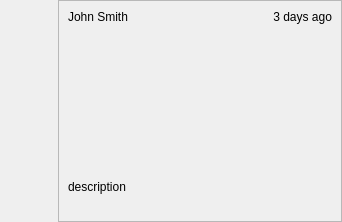
<?xml version="1.0" encoding="UTF-8"?>
<ui version="4.0">
 <class>NewItemWidget</class>
 <widget class="QWidget" name="NewItemWidget">
  <property name="geometry">
   <rect>
    <x>0</x>
    <y>0</y>
    <width>342</width>
    <height>222</height>
   </rect>
  </property>
  <property name="windowTitle">
   <string>Form</string>
  </property>
  <layout class="QHBoxLayout" name="horizontalLayout_2">
   <property name="spacing">
    <number>8</number>
   </property>
   <property name="margin">
    <number>0</number>
   </property>
   <item>
    <layout class="QVBoxLayout" name="verticalLayout_2">
     <item>
      <widget class="UserThumbnail" name="user_thumb">
       <property name="minimumSize">
        <size>
         <width>50</width>
         <height>50</height>
        </size>
       </property>
       <property name="maximumSize">
        <size>
         <width>50</width>
         <height>50</height>
        </size>
       </property>
       <property name="text">
        <string/>
       </property>
       <property name="pixmap">
        <pixmap resource="resources.qrc">:/tk_multi_infopanel_activity_stream/default_user.png</pixmap>
       </property>
       <property name="scaledContents">
        <bool>true</bool>
       </property>
       <property name="alignment">
        <set>Qt::AlignHCenter|Qt::AlignTop</set>
       </property>
      </widget>
     </item>
     <item>
      <spacer name="verticalSpacer">
       <property name="orientation">
        <enum>Qt::Vertical</enum>
       </property>
       <property name="sizeHint" stdset="0">
        <size>
         <width>0</width>
         <height>0</height>
        </size>
       </property>
      </spacer>
     </item>
    </layout>
   </item>
   <item>
    <widget class="QFrame" name="frame">
     <property name="frameShape">
      <enum>QFrame::StyledPanel</enum>
     </property>
     <property name="frameShadow">
      <enum>QFrame::Raised</enum>
     </property>
     <layout class="QVBoxLayout" name="verticalLayout">
      <item>
       <layout class="QHBoxLayout" name="horizontalLayout">
        <item>
         <widget class="QLabel" name="header_left">
          <property name="sizePolicy">
           <sizepolicy hsizetype="Preferred" vsizetype="Preferred">
            <horstretch>0</horstretch>
            <verstretch>0</verstretch>
           </sizepolicy>
          </property>
          <property name="text">
           <string>John Smith</string>
          </property>
          <property name="alignment">
           <set>Qt::AlignLeading|Qt::AlignLeft|Qt::AlignVCenter</set>
          </property>
          <property name="wordWrap">
           <bool>true</bool>
          </property>
         </widget>
        </item>
        <item>
         <widget class="QLabel" name="date">
          <property name="sizePolicy">
           <sizepolicy hsizetype="Maximum" vsizetype="Preferred">
            <horstretch>0</horstretch>
            <verstretch>0</verstretch>
           </sizepolicy>
          </property>
          <property name="text">
           <string>3 days ago</string>
          </property>
          <property name="alignment">
           <set>Qt::AlignRight|Qt::AlignTrailing|Qt::AlignVCenter</set>
          </property>
          <property name="wordWrap">
           <bool>true</bool>
          </property>
         </widget>
        </item>
       </layout>
      </item>
      <item>
       <widget class="VersionLabel" name="details_thumb">
        <property name="minimumSize">
         <size>
          <width>256</width>
          <height>144</height>
         </size>
        </property>
        <property name="maximumSize">
         <size>
          <width>256</width>
          <height>144</height>
         </size>
        </property>
        <property name="text">
         <string/>
        </property>
        <property name="pixmap">
         <pixmap resource="resources.qrc">:/tk_multi_infopanel_activity_stream/rect_256x144.png</pixmap>
        </property>
        <property name="alignment">
         <set>Qt::AlignLeading|Qt::AlignLeft|Qt::AlignTop</set>
        </property>
       </widget>
      </item>
      <item>
       <widget class="QLabel" name="footer">
        <property name="sizePolicy">
         <sizepolicy hsizetype="Expanding" vsizetype="Expanding">
          <horstretch>0</horstretch>
          <verstretch>0</verstretch>
         </sizepolicy>
        </property>
        <property name="text">
         <string>description</string>
        </property>
        <property name="alignment">
         <set>Qt::AlignLeading|Qt::AlignLeft|Qt::AlignTop</set>
        </property>
        <property name="wordWrap">
         <bool>true</bool>
        </property>
       </widget>
      </item>
     </layout>
    </widget>
   </item>
  </layout>
 </widget>
 <customwidgets>
  <customwidget>
   <class>VersionLabel</class>
   <extends>QLabel</extends>
   <header>...version_label</header>
  </customwidget>
  <customwidget>
   <class>UserThumbnail</class>
   <extends>QLabel</extends>
   <header>..label_widgets</header>
  </customwidget>
 </customwidgets>
 <resources>
  <include location="resources.qrc"/>
 </resources>
 <connections/>
</ui>
